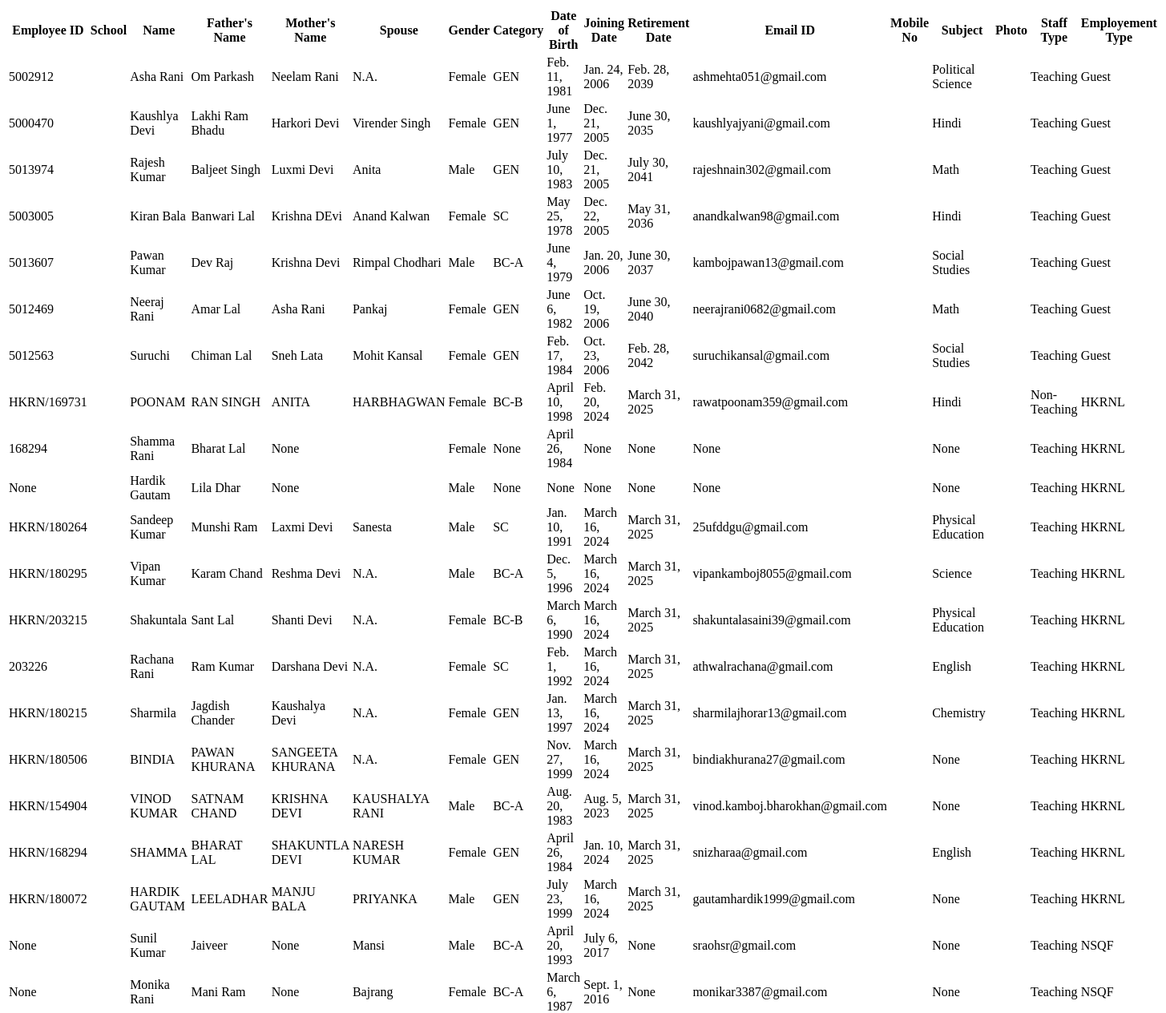
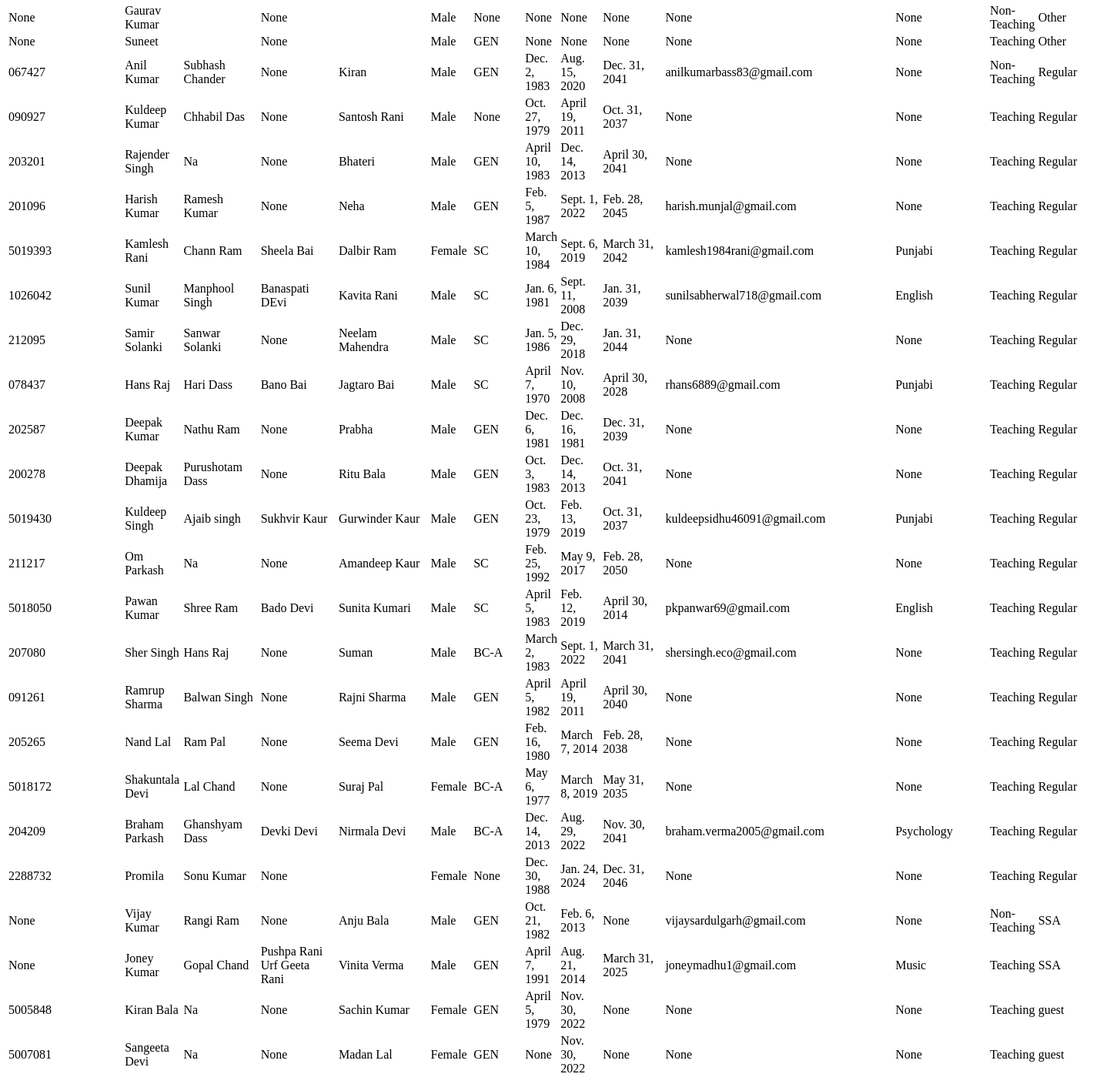
/staff_members, run on an earlier commit of the app's database (2 pictures, top to bottom).
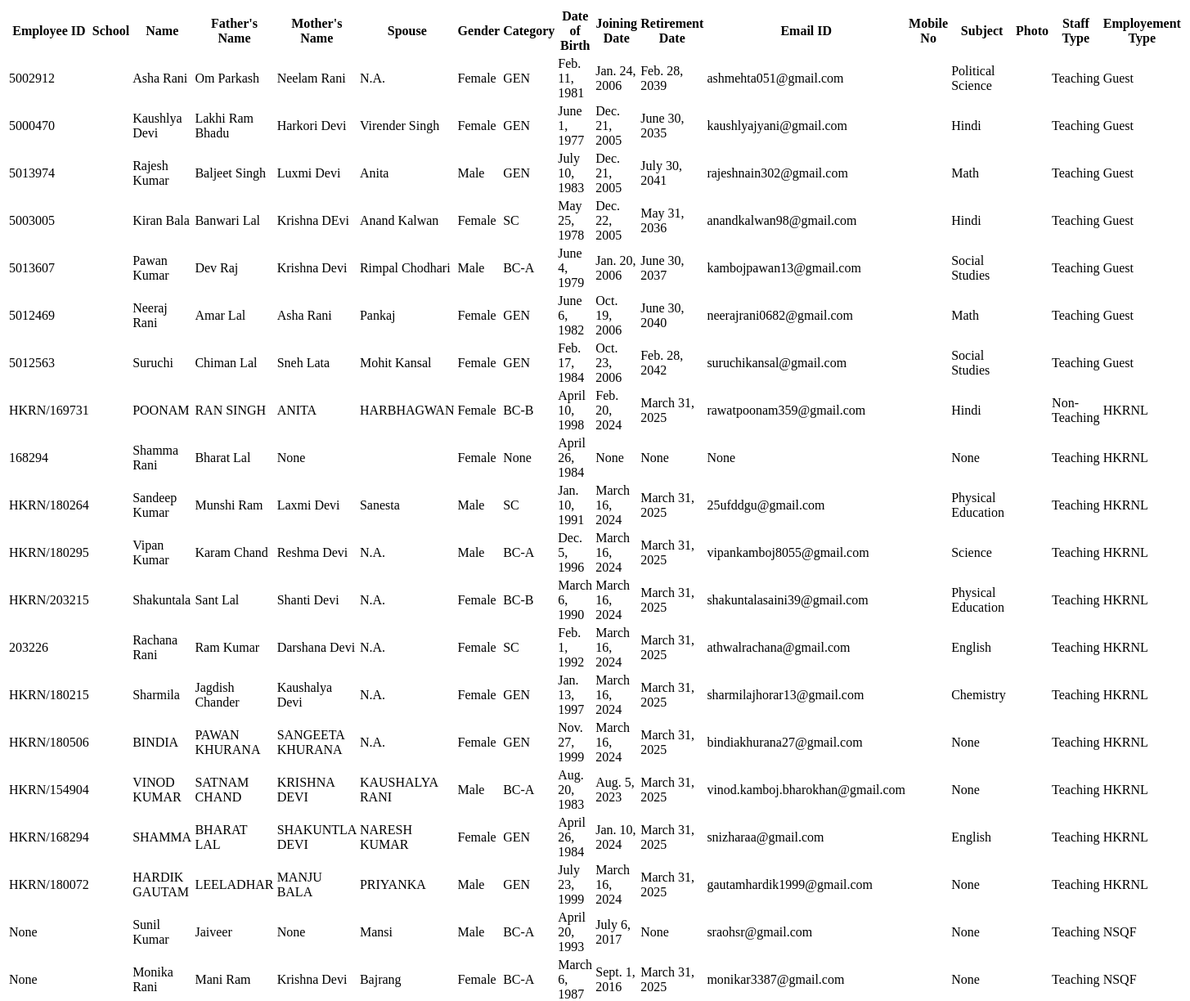
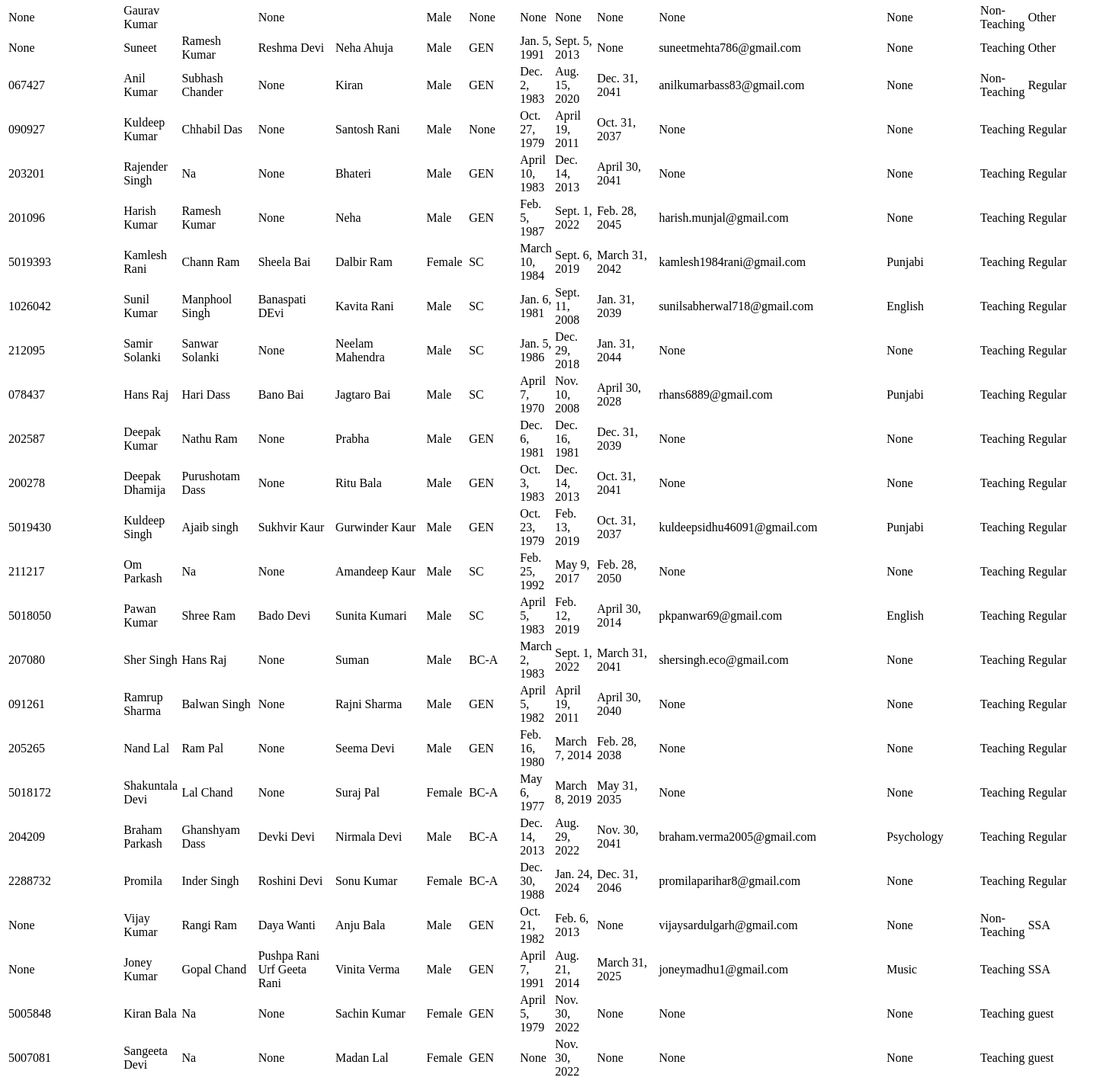
And on a later commit of the database (2 pictures, top to bottom).
### cms/models.py (models this page shows, shortened)
class Staff(models.Model):
  employee_id = models.CharField(max_length=20, unique=True,blank=True, null=True)
  name = models.CharField(max_length=50)
  father_name = models.CharField(max_length=50, null=True,blank=True)
  mother_name = models.CharField(max_length=50,null=True, blank=True)
  spouse_name = models.CharField(max_length=50, null=True,blank=True)
  GENDER_CHOICES = (
        ('Male', 'Male'),
        ('Female', 'Female'),
        ('Other', 'Other'),
    )
  gender = models.CharField(max_length=6, choices=GENDER_CHOICES,blank=True, null=True)
  aadhar_number = models.CharField(max_length=12, unique=True,null=True, blank=True)
  designation = models.CharField(max_length=40,null=True, blank=True)
  CATEGORY_CHOICES = (
    ('GEN', 'General'),
    ('SC', 'SC'),
    ('BC-A', 'BC-A'),
    ('BC-B', 'BC-B'),
    ('EWS', 'EWS'),
    ('OTHER', 'OTHER'),
    )
  category = models.CharField(max_length=50, choices=CATEGORY_CHOICES, null=True,blank=True)
  date_of_birth = models.DateField(null=True, blank=True)
  joining_date = models.DateField(null=True, blank=True)
  current_joining_date = models.DateField(null=True, blank=True)
  retirement_date = models.DateField(null=True, blank=True)
  subject = models.ForeignKey(Subject, on_delete=models.PROTECT, related_name='Staff',null=True, blank=True)
  email = models.EmailField(unique=True, blank=True,null=True)
  mobile_number = models.CharField(max_length=15, null=True,blank=True)
  teaching_subject_1 = models.ForeignKey(Subject, on_delete=models.SET_NULL, related_name='teachers_1', null=True, blank=True)
  teaching_subject_2 = models.ForeignKey(Subject, on_delete=models.SET_NULL, related_name='teachers_2', null=True, blank=True)
  profile_picture = models.ImageField(upload_to='staff_profile/', null=True,blank=True)
  STAFF_ROLE_CHOICES = [
    ('Teaching', 'Teaching'),
    ('Non-Teaching', 'Non-Teaching'),
]
  staff_role = models.CharField(max_length=20, choices=STAFF_ROLE_CHOICES, blank=True, null=True)
  EMPLOYMENT_TYPE_CHOICES = [
    ('Regular', 'Regular'),
    ('SSA', 'SSA'),
    ('Guest', 'Guest'),
    ('HKRNL', 'HKRNL'),
    ('NSQF', 'NSQF'),
    ('MDMWorker', 'MDM Worker'),
    ('Other', 'Other'),
]
  employment_type = models.CharField(max_length=20, choices=EMPLOYMENT_TYPE_CHOICES, blank=True, null=True)
  bio = models.TextField(blank=True)
  class Meta:
    verbose_name_plural = 'Staff'
    ordering = ['employment_type','staff_role']

class Subject(models.Model):
    HINDI = 'Hindi'
    ENGLISH = 'English'
    SOCIAL_STUDIES = 'Social Studies'
    SCIENCE = 'Science'
    MATH = 'Math'
    PUNJABI = 'Punjabi'
    COMPUTER = 'Computer'
    HOME_SCIENCE = 'Home Science'
    PHYSICS = 'Physics'
    CHEMISTRY = 'Chemistry'
    ACCOUNT = 'Account'
    BUSINESS = 'Business'
    POLITICAL_SCIENCE = 'Political Science'
    ECONOMICS = 'Economics'
    GEOGRAPHY = 'Geography'
    PSYCHOLOGY = 'Psychology'
    PHYSICAL_EDUCATION = 'Physical Education'
    MUSIC = 'Music'
    AUTOMOBILE = 'Automobile'
    BEAUTY_WELLNESS = 'Beauty & Wellness'
    SUBJECT_CHOICES = [
        (HINDI, 'Hindi'),
        (ENGLISH, 'English'),
        (SOCIAL_STUDIES, 'Social Studies'),
        (SCIENCE, 'Science'),
        (MATH, 'Math'),
        (PUNJABI, 'Punjabi'),
        (COMPUTER, 'Computer'),
        (HOME_SCIENCE, 'Home Science'),
        (PHYSICS, 'Physics'),
        (CHEMISTRY, 'Chemistry'),
        (ACCOUNT, 'Account'),
        (BUSINESS, 'Business'),
        (POLITICAL_SCIENCE, 'Political Science'),
        (ECONOMICS, 'Economics'),
        (GEOGRAPHY, 'Geography'),
        (PSYCHOLOGY, 'Psychology'),
        (PHYSICAL_EDUCATION, 'Physical Education'),
        (MUSIC, 'Music'),
        (AUTOMOBILE, 'Automobile'),
        (BEAUTY_WELLNESS, 'Beauty & Wellness'),
    ]
    name = models.CharField(max_length=100, choices=SUBJECT_CHOICES, unique=True)
    def __str__(self):
        return self.name

### cms/views.py (the view)
# urls.py: path('staff_members',views.staff,name='staff_members.html'),
def staff (request):
    staff_members=Staff.objects.all()
    return render(request,"staff_members.html",{'staff_members':staff_members})

### cms/templates/staff_members.html
{% if staff_members %}
<table class="table table-bordered table-hover table-striped">
    <thead class="table-dark">
        <tr>
            <th>Employee ID</th>
            <th>School</th>
            <th>Name</th>
            <th>Father's Name</th>
            <th>Mother's Name</th>
            <th>Spouse</th>
            <th>Gender</th>
            <th>Category</th>
            <th>Date of Birth</th>
            <th>Joining Date</th>
            <th>Retirement Date</th>
            <th>Email ID</th>
            <th>Mobile No</th>
            <th>Subject</th>
            <th>Photo</th>
            <th>Staff Type</th>
            <th>Employement Type</th>
        </tr>
    </thead>
    <tbody class="striker">
        {% for staff_member in staff_members %}
        <tr>
            <td>{{ staff_member.employee_id }}</td>
            <td>{{ staff_member.school }}</td>
            <td>{{ staff_member.name }}</td>
            <td>{{ staff_member.father_name }}</td>
            <td>{{ staff_member.mother_name }}</td>
            <td>{{ staff_member.spouse_name }}</td>
            <td>{{ staff_member.gender }}</td>
            <td>{{ staff_member.category }}</td>
            <td>{{ staff_member.date_of_birth }}</td>
            <td>{{ staff_member.joining_date }}</td>
            <td>{{ staff_member.retirement_date }}</td>
            <td>{{ staff_member.email }}</td>
            <td>{{ staff_member.phone_number }}</td>
            <td>{{ staff_member.subject }}</td>
            <td>{{ staff_member.profile_picture }}</td>
            <td>{{ staff_member.staff_role }}</td>
            <td>{{ staff_member.employment_type }}</td>
        </tr>
        {% endfor %}
    </tbody>
</table>
{% endif %}

What changed in the data, as far as the page shows it:
removed Staff: employee_id "None", name "Hardik Gautam", father_name "Lila Dhar", mother_name "None", gender "Male", category "None", date_of_birth "None", joining_date "None", retirement_date "None", email "None", subject "None", staff_role "Teaching", employment_type "HKRNL"
changed Staff "Monika Rani": mother_name "None" → "Krishna Devi"; retirement_date "None" → "March 31, 2025"
changed Staff "Suneet": father_name (not shown) → "Ramesh Kumar"; mother_name "None" → "Reshma Devi"; spouse_name (not shown) → "Neha Ahuja"; date_of_birth "None" → "Jan. 5, 1991"; joining_date "None" → "Sept. 5, 2013"; email "None" → "suneetmehta786@gmail.com"
changed Staff "Promila": father_name "Sonu Kumar" → "Inder Singh"; mother_name "None" → "Roshini Devi"; spouse_name (not shown) → "Sonu Kumar"; category "None" → "BC-A"; email "None" → "promilaparihar8@gmail.com"
changed Staff "Vijay Kumar": mother_name "None" → "Daya Wanti"
